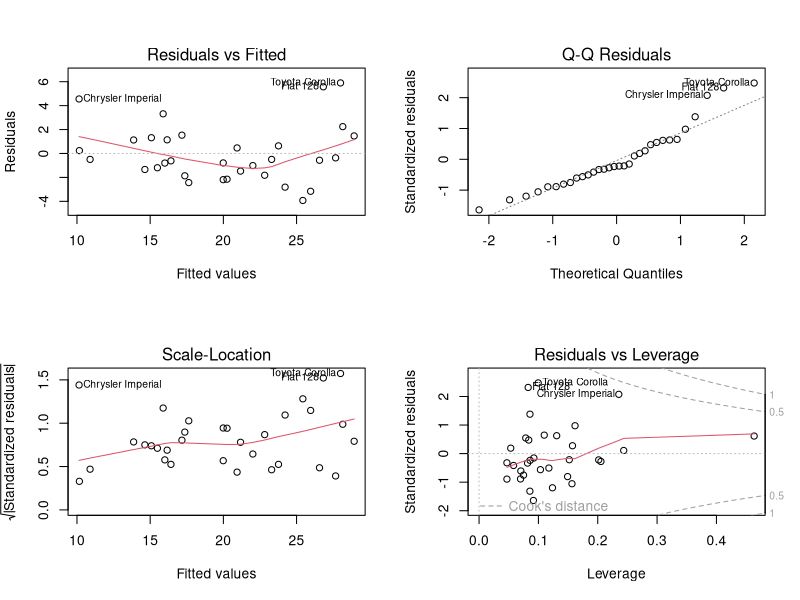
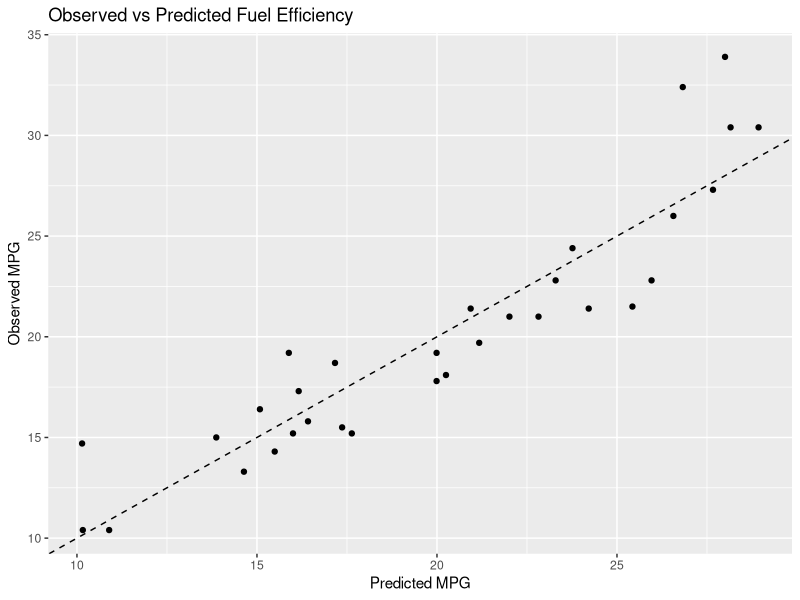

Here is the R script that generated these plots, in order:
## ---- chunk 1
# Load data
data(mtcars)
# Quick overview
summary(mtcars)
## ---- chunk 2
# Fit the model
model <- lm(mpg ~ wt + hp + cyl, data = mtcars)
# Basic summary output
summary(model)
## ---- chunk 3
# Basic diagnostic plots (4-panel layout)
par(mfrow = c(2, 2))
plot(model)
par(mfrow = c(1, 1))
## ---- chunk 4
library(car)
vif(model)
## ---- chunk 5
# Predictions for the observed data
mtcars$pred_mpg <- predict(model)

# Create a small new data set for scenario-based predictions
new_cars <- data.frame(
  wt  = c(2.5, 3.0, 3.5), 
  hp  = c(100, 150, 200),
  cyl = c(4, 6, 8)
)

predictions<- predict(model, newdata = new_cars)

cbind(new_cars, predictions) #column bind
## ---- chunk 6
# install.packages("ggplot2")  # run once
library(ggplot2)

ggplot(mtcars, aes(x = pred_mpg, y = mpg)) +
  geom_point() +
  geom_abline(intercept = 0, slope = 1, linetype = "dashed") +
  labs(
    x = "Predicted MPG",
    y = "Observed MPG",
    title = "Observed vs Predicted Fuel Efficiency"
  )
## ---- chunk 7
# 1. Create a custom dataset
sales_data <- data.frame(
  Sales = c(120, 150, 170, 200, 220, 250, 275, 300, 320, 340),
  Advertising = c(10, 15, 14, 20, 22, 25, 27, 30, 31, 33),
  StoreSize = c(100, 120, 130, 150, 160, 170, 180, 190, 200, 210)
)

# 2. Fit a multiple linear regression model

model <- lm(Sales ~ Advertising + StoreSize, data = sales_data)

# 3. Show model summary

summary(model)

# 4. Predict sales for a new store

new_store <- data.frame(
  Advertising = 28,
  StoreSize = 185
)

predicted_sales <- predict(model, newdata = new_store)
predicted_sales

